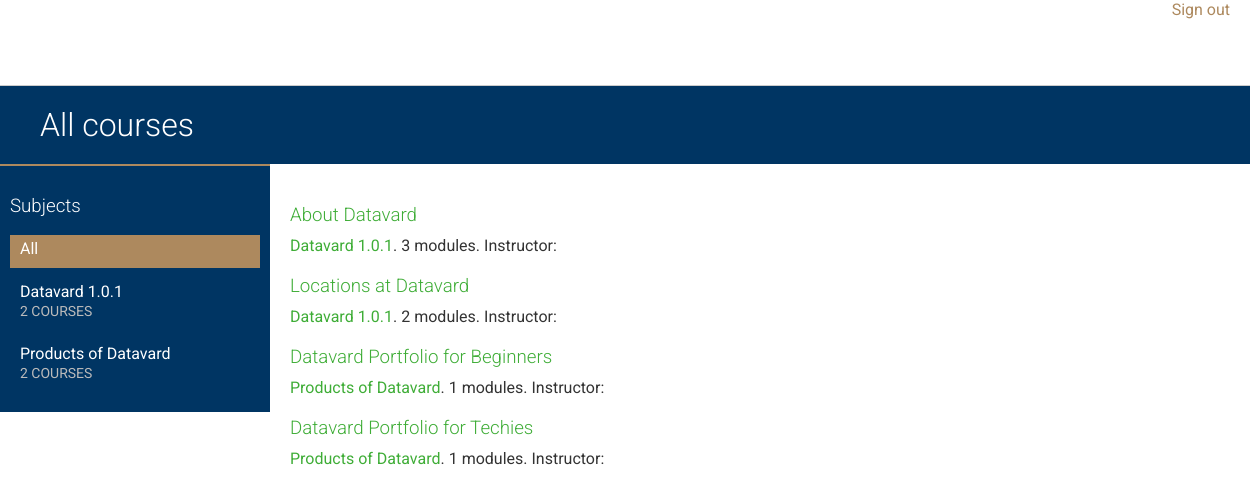
/ (signed in), run on the app's committed database.
### courses/models.py (models this page shows, shortened)
class Subject(models.Model):
    title = models.CharField(max_length=200)
    slug = models.SlugField(max_length=200, unique=True)
    class Meta:
        ordering = ('title',)
    def __str__(self):
        return self.title

class Course(models.Model):
    owner = models.ForeignKey(User,
                              related_name='course_created')
    subject = models.ForeignKey(Subject,
                                related_name='courses')
    title = models.CharField(max_length=200)
    slug = models.SlugField(max_length=200, unique=True)
    overview = models.TextField()
    created = models.DateTimeField(auto_now_add=True)
    students = models.ManyToManyField(User,
                                      related_name='courses_joined',
                                      blank=True)
    class Meta:
        ordering = ('-created',)

### courses/views.py (the view)
# urls.py: url(r'^subject/(?P<subject>[\w-]+)/$', views.CourseListView.as_view(), name='course_list_subject'),
class CourseListView(TemplateResponseMixin, View):
    model = Course
    template_name = 'courses/course/list.html'
    def get(self, request, subject=None):
        subjects = Subject.objects.annotate(
                    total_courses=Count('courses'))
        courses = Course.objects.annotate(
                    total_modules=Count('modules'))
        if subject:
            subject = get_object_or_404(Subject, slug=subject)
            courses = courses.filter(subject=subject)
        return self.render_to_response({'subjects': subjects,
                                        'subject': subject,
                                        'courses': courses})

### templates/courses/course/list.html (shortened to what this page needs)
{% extends "base.html" %}
{% block content %}
<h1>
    {% if subject %}
        {{ subject.title }} courses
    {% else %}
        All courses
    {% endif %}
</h1>
<div class="contents">
    <h3>Subjects</h3>
    <ul id="modules">
        <li {% if not subject %}class="selected"{% endif %}>
            <a href="{% url 'course_list' %}">All</a>
        </li>
        {% for s in subjects %}
            <li {% if subject == s %}class="selected"{% endif %}>
                <a href="{% url 'courses:course_list_subject' s.slug %}">
                    {{ s.title }}
                    <br><span>{{ s.total_courses }} courses</span>
                </a>
            </li>
        {% endfor %}
    </ul>
</div>
<div class="module">
    {% for course in courses %}
        {% with subject=course.subject %}
            <h3><a href='{% url "courses:course_detail" course.slug %}'>{{ course.title }}</a></h3>
            <p>
                <a href='{% url "courses:course_list_subject" subject.slug %}'>{{ subject }}</a>.
                {{ course.total_modules }} modules.
                Instructor: {{ course.owner.get_full_name }}
            </p>
        {% endwith %}
    {% endfor %}
</div>
{% endblock %}

### courses/static/courses/css/base.css (style rules this page uses)
body { margin:0; font-family:'Roboto', sans-serif; font-weight:400; color:#333; }
a { color:#3fad37; text-decoration:none; }
h1, h2, h3, h4, h5, h6 { font-family:'Roboto', sans-serif; font-weight:300; }
h1 { background:#003563; color: white; width:100%; overflow:auto; padding:20px 0 20px 40px; margin:0; }
.module { overflow:auto; }
.module h3 { margin:30px 0 0; padding:0; width:100%; }
.module p { margin:10px 0 20px; width:100%; float:left; }
.contents { width:20%; padding:10px; float:left; background:#003563; color: #fff; font-family:'Roboto', sans-serif; border-top: 2px solid #AD895E; }
.contents ul { list-style:none; margin:0; padding:0; }
.contents ul li { margin:0 0 10px 0; padding:4px 10px 10px; overflow:auto; }
.contents ul li.selected { background:#AD895E; }
.contents ul span { text-transform:uppercase; color:#bbb; font-size:14px; }
.contents ul a { display:block; color:#fff; text-decoration:none; }
.module { padding:10px 20px; }

### data on the page
Subject: title "Datavard 1.0.1", total_courses "2"
Subject: title "Products of Datavard", total_courses "2"
Course: title "About Datavard", subject "Datavard 1.0.1", total_modules "3"
Course: title "Locations at Datavard", subject "Datavard 1.0.1", total_modules "2"
Course: title "Datavard Portfolio for Beginners", subject "Products of Datavard", total_modules "1"
Course: title "Datavard Portfolio for Techies", subject "Products of Datavard", total_modules "1"
